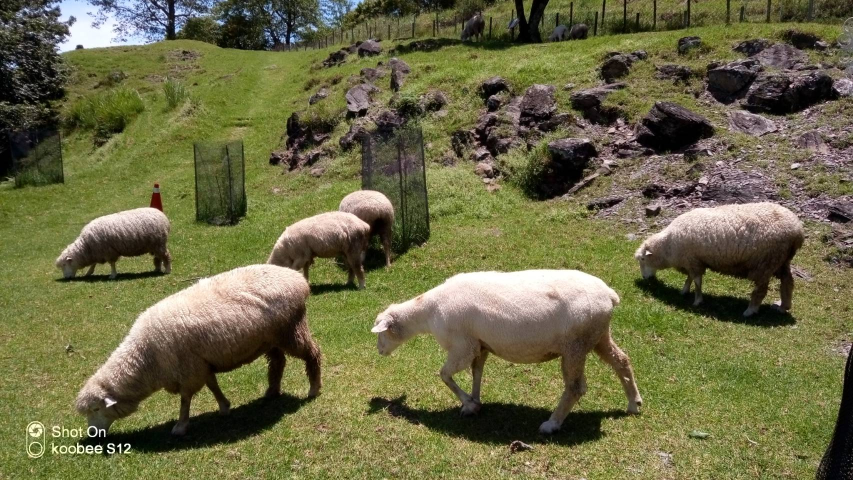
#> input picture images/0709006.jpg, 1706 x 960 px (shown at 1/2 size)
$ python hist072902.py
#> lines starting #> are read from the running program, lines starting #| are printed output that depends on the picture
import cv2
import numpy as np
from matplotlib import pyplot as plt

img1 = cv2.imread('./images/0709006.jpg', 0)
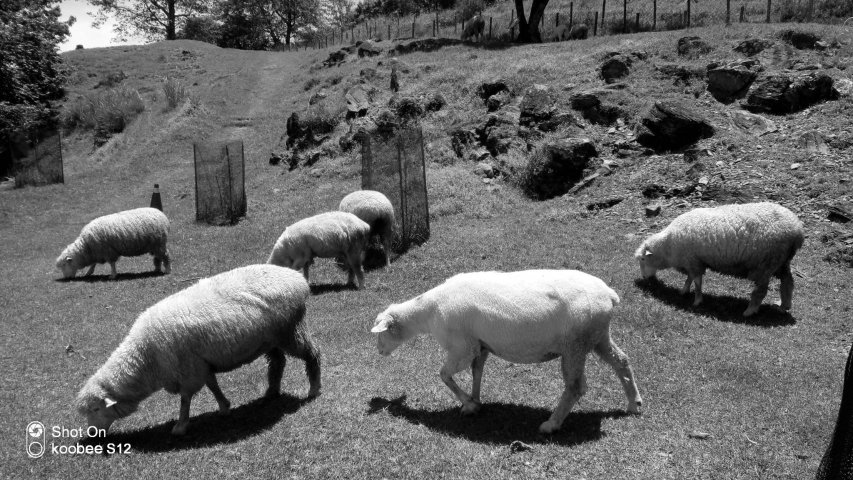
#> img1: shape (960, 1706) (shown at 1/2 size); min 0, max 255, mean 102.7
# 别忘了中括号 [img],[0],None,[256],[0,256]，只有 mask 没有中括号
hist1 = cv2.calcHist([img1], [0], None, [256], [0, 256])
#> hist1 = 256 values, max 17830 at index 116, min 1143 at index 252, mean 6397.5

mask = np.zeros(img1.shape[:2], np.uint8)
mask[100:600, 400:800] = 255
masked_img = cv2.bitwise_and(img1,img1,mask = mask)
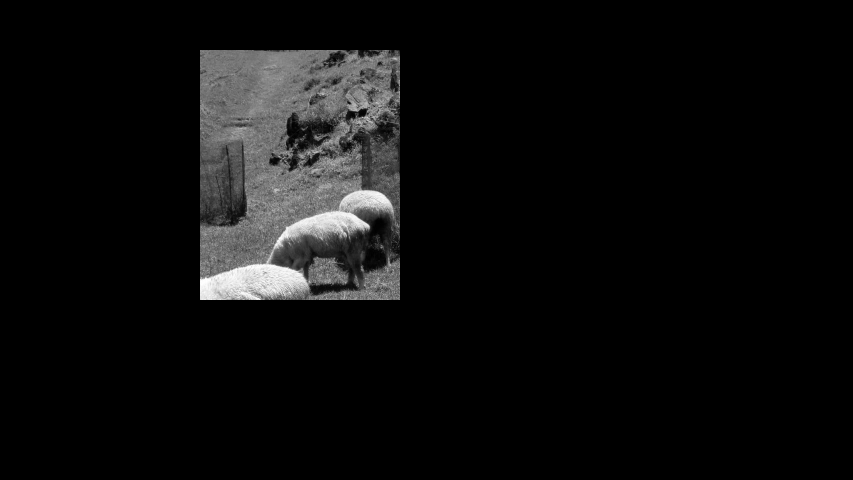
#> masked_img: shape (960, 1706) (shown at 1/2 size); min 0, max 255, mean 13.2
hist_full = cv2.calcHist([masked_img],[0],None,[256],[0,256])
#> hist_full = 256 values, max 1437947 at index 0, min 64 at index 254, mean 6397.5
hist_mask = cv2.calcHist([img1],[0],mask,[256],[0,256])
#> hist_mask = 256 values, max 2868 at index 117, min 64 at index 254, mean 781.2

plt.subplot(221), plt.imshow(img1, 'gray'), plt.title('Image1')
plt.subplot(222), plt.plot(hist1),plt.title('Histogram'), plt.xlim([0, 256])
plt.subplot(223), plt.imshow(masked_img, 'gray' ), plt.title('Image2')
plt.subplot(224), plt.plot(hist_full),plt.plot(hist_mask),plt.title('Histogram'), plt.xlim([0, 256])
plt.show()
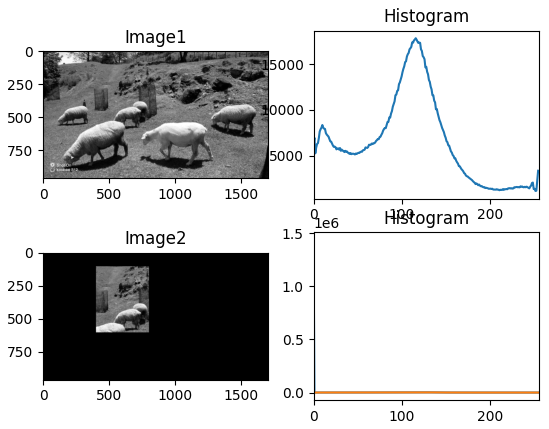
#> figure drawn by matplotlib, 4 panels; panel 2: curve peaks at x = 116, y = 17830; panel 4: curve peaks at x = 0, y = 1437947; panel 4: curve peaks at x = 117, y = 2868

$ run again, with images/07060103_.jpg copied over images/0709006.jpg
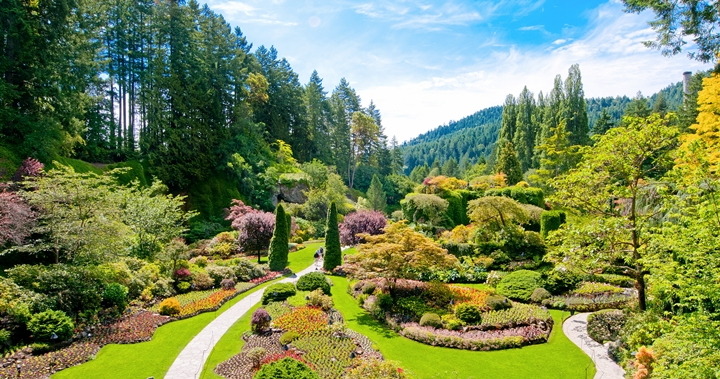
#> input picture images/07060103_.jpg, 720 x 379 px
#> hist1 = 256 values, max 3644 at index 254, min 363 at index 3, mean 1065.9
#> `masked_img = cv2.bitwise_and(img1,img1,mask = mask)`:
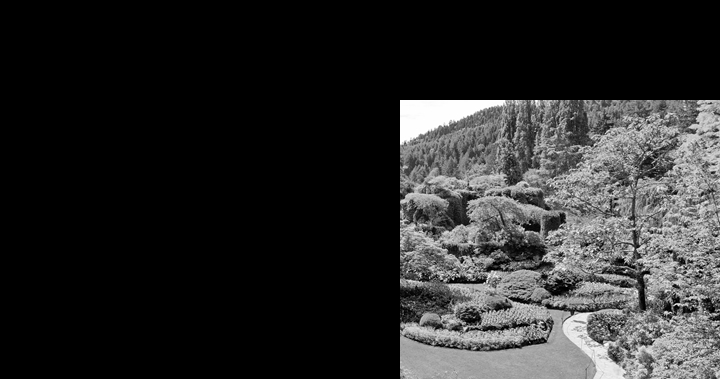
#> masked_img: shape (379, 720); min 0, max 255, mean 42.1
#> hist_full = 256 values, max 183777 at index 0, min 6 at index 243, mean 1065.9
#> hist_mask = 256 values, max 1736 at index 254, min 6 at index 243, mean 348.8
#> `plt.show()`:
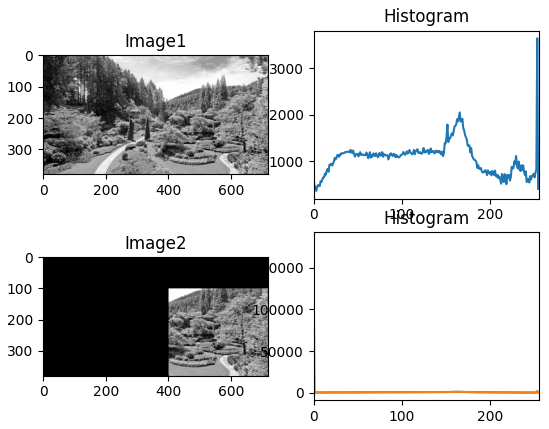
#> figure drawn by matplotlib, 4 panels; panel 2: curve peaks at x = 254, y = 3644; panel 4: curve peaks at x = 0, y = 183777; panel 4: curve peaks at x = 254, y = 1736
